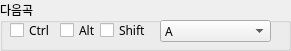
   <widget class="QGroupBox" name="next">
    <property name="geometry">
     <rect>
      <x>30</x>
      <y>170</y>
      <width>291</width>
      <height>51</height>
     </rect>
    </property>
    <property name="font">
     <font>
      <family>맑은 고딕</family>
     </font>
    </property>
    <property name="title">
     <string>다음곡</string>
    </property>
    <widget class="QCheckBox" name="nCtrl">
     <property name="geometry">
      <rect>
       <x>10</x>
       <y>20</y>
       <width>41</width>
       <height>21</height>
      </rect>
     </property>
     <property name="font">
      <font>
       <family>맑은 고딕</family>
      </font>
     </property>
     <property name="text">
      <string>Ctrl</string>
     </property>
    </widget>
    <widget class="QCheckBox" name="nAlt">
     <property name="geometry">
      <rect>
       <x>60</x>
       <y>20</y>
       <width>41</width>
       <height>21</height>
      </rect>
     </property>
     <property name="font">
      <font>
       <family>맑은 고딕</family>
      </font>
     </property>
     <property name="text">
      <string>Alt</string>
     </property>
    </widget>
    <widget class="QCheckBox" name="nShift">
     <property name="geometry">
      <rect>
       <x>100</x>
       <y>20</y>
       <width>51</width>
       <height>21</height>
      </rect>
     </property>
     <property name="font">
      <font>
       <family>맑은 고딕</family>
      </font>
     </property>
     <property name="text">
      <string>Shift</string>
     </property>
    </widget>
    <widget class="QComboBox" name="nbox">
     <property name="geometry">
      <rect>
       <x>160</x>
       <y>20</y>
       <width>111</width>
       <height>22</height>
      </rect>
     </property>
     <item>
      <property name="text">
       <string>A</string>
      </property>
     </item>
     <item>
      <property name="text">
       <string>B</string>
      </property>
     </item>
     <item>
      <property name="text">
       <string>C</string>
      </property>
     </item>
     <item>
      <property name="text">
       <string>D</string>
      </property>
     </item>
     <item>
      <property name="text">
       <string>E</string>
      </property>
     </item>
     <item>
      <property name="text">
       <string>F</string>
      </property>
     </item>
     <item>
      <property name="text">
       <string>G</string>
      </property>
     </item>
     <item>
      <property name="text">
       <string>H</string>
      </property>
     </item>
     <item>
      <property name="text">
       <string>I</string>
      </property>
     </item>
     <item>
      <property name="text">
       <string>J</string>
      </property>
     </item>
     <item>
      <property name="text">
       <string>K</string>
      </property>
     </item>
     <item>
      <property name="text">
       <string>L</string>
      </property>
     </item>
     <item>
      <property name="text">
       <string>M</string>
      </property>
     </item>
     <item>
      <property name="text">
       <string>N</string>
      </property>
     </item>
     <item>
      <property name="text">
       <string>O</string>
      </property>
     </item>
     <item>
      <property name="text">
       <string>P</string>
      </property>
     </item>
     <item>
      <property name="text">
       <string>Q</string>
      </property>
     </item>
     <item>
      <property name="text">
       <string>R</string>
      </property>
     </item>
     <item>
      <property name="text">
       <string>S</string>
      </property>
     </item>
     <item>
      <property name="text">
       <string>T</string>
      </property>
     </item>
     <item>
      <property name="text">
       <string>U</string>
      </property>
     </item>
     <item>
      <property name="text">
       <string>V</string>
      </property>
     </item>
     <item>
      <property name="text">
       <string>W</string>
      </property>
     </item>
     <item>
      <property name="text">
       <string>X</string>
      </property>
     </item>
     <item>
      <property name="text">
       <string>Y</string>
      </property>
     </item>
     <item>
      <property name="text">
       <string>N</string>
      </property>
     </item>
     <item>
      <property name="text">
       <string>Z</string>
      </property>
     </item>
     <item>
      <property name="text">
       <string>[F1]</string>
      </property>
     </item>
     <item>
      <property name="text">
       <string>[F2]</string>
      </property>
     </item>
     <item>
      <property name="text">
       <string>[F3]</string>
      </property>
     </item>
     <item>
      <property name="text">
       <string>[F4]</string>
      </property>
     </item>
     <item>
      <property name="text">
       <string>[F5]</string>
      </property>
     </item>
     <item>
      <property name="text">
       <string>[F6]</string>
      </property>
     </item>
     <item>
      <property name="text">
       <string>[F7]</string>
      </property>
     </item>
     <item>
      <property name="text">
       <string>[F8]</string>
      </property>
     </item>
     <item>
      <property name="text">
       <string>[F9]</string>
      </property>
     </item>
     <item>
      <property name="text">
       <string>[F10]</string>
      </property>
     </item>
     <item>
      <property name="text">
       <string>[F11]</string>
      </property>
     </item>
     <item>
      <property name="text">
       <string>[F12]</string>
      </property>
     </item>
     <item>
      <property name="text">
       <string>[ESC]</string>
      </property>
     </item>
     <item>
      <property name="text">
       <string>[TAP]</string>
      </property>
     </item>
     <item>
      <property name="text">
       <string>[CapsLock]</string>
      </property>
     </item>
     <item>
      <property name="text">
       <string>`(~)</string>
      </property>
     </item>
     <item>
      <property name="text">
       <string>1</string>
      </property>
     </item>
     <item>
      <property name="text">
       <string>2</string>
      </property>
     </item>
     <item>
      <property name="text">
       <string>3</string>
      </property>
     </item>
     <item>
      <property name="text">
       <string>4</string>
      </property>
     </item>
     <item>
      <property name="text">
       <string>5</string>
      </property>
     </item>
     <item>
      <property name="text">
       <string>6</string>
      </property>
     </item>
     <item>
      <property name="text">
       <string>7</string>
      </property>
     </item>
     <item>
      <property name="text">
       <string>8</string>
      </property>
     </item>
     <item>
      <property name="text">
       <string>9</string>
      </property>
     </item>
     <item>
      <property name="text">
       <string>0</string>
      </property>
     </item>
     <item>
      <property name="text">
       <string>-</string>
      </property>
     </item>
     <item>
      <property name="text">
       <string>+</string>
      </property>
     </item>
     <item>
      <property name="text">
       <string>[INSERT]</string>
      </property>
     </item>
     <item>
      <property name="text">
       <string>[HOME]</string>
      </property>
     </item>
     <item>
      <property name="text">
       <string>[PAGEUP]</string>
      </property>
     </item>
     <item>
      <property name="text">
       <string>[PAGEDOWN]</string>
      </property>
     </item>
     <item>
      <property name="text">
       <string>[DELETE]</string>
      </property>
     </item>
     <item>
      <property name="text">
       <string>[END]</string>
      </property>
     </item>
     <item>
      <property name="text">
       <string>[Up]</string>
      </property>
     </item>
     <item>
      <property name="text">
       <string>[Down]</string>
      </property>
     </item>
     <item>
      <property name="text">
       <string>[Left]</string>
      </property>
     </item>
     <item>
      <property name="text">
       <string>[Right]</string>
      </property>
     </item>
    </widget>
   </widget>
